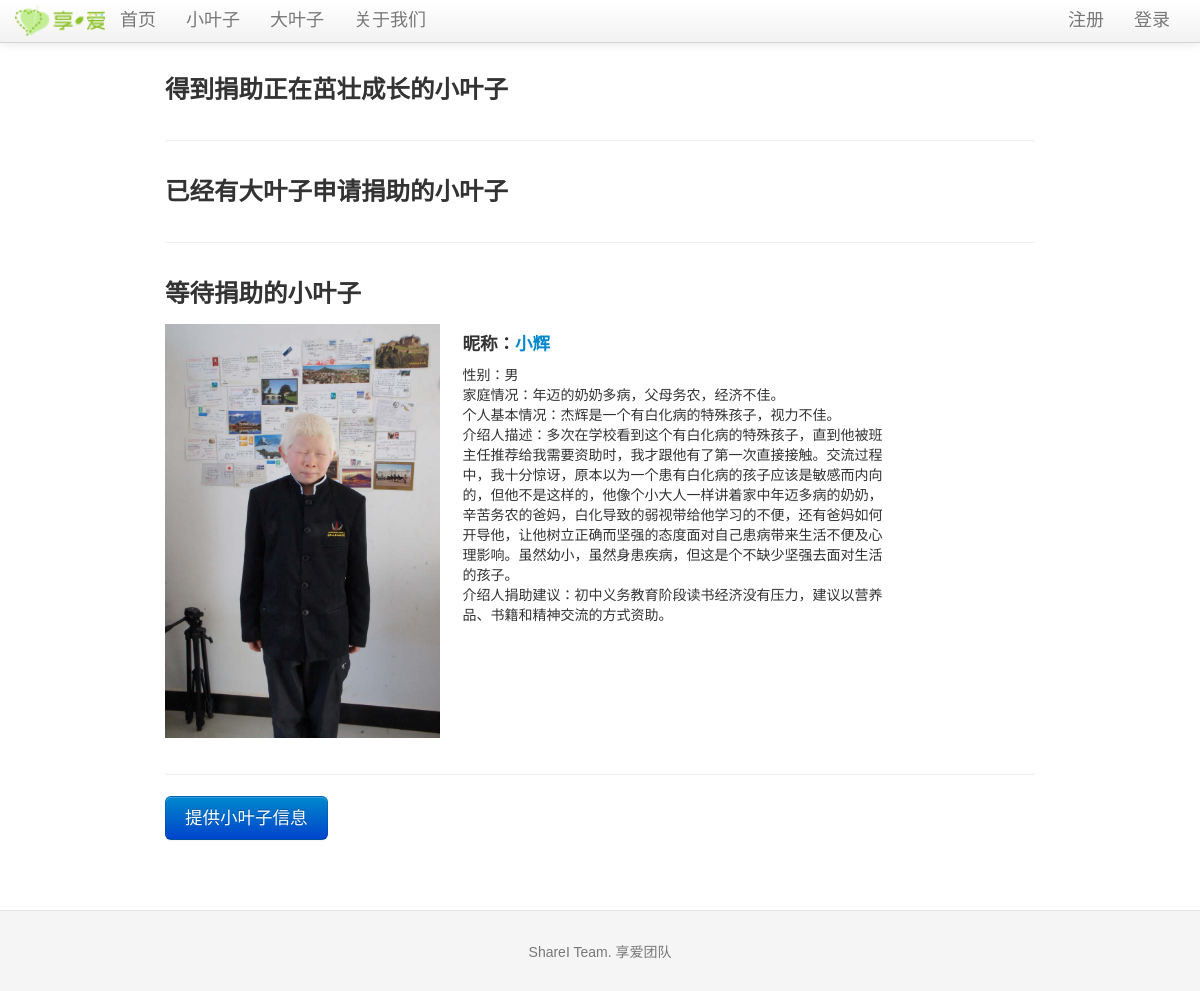
Page /littleleaf on the earlier database version.
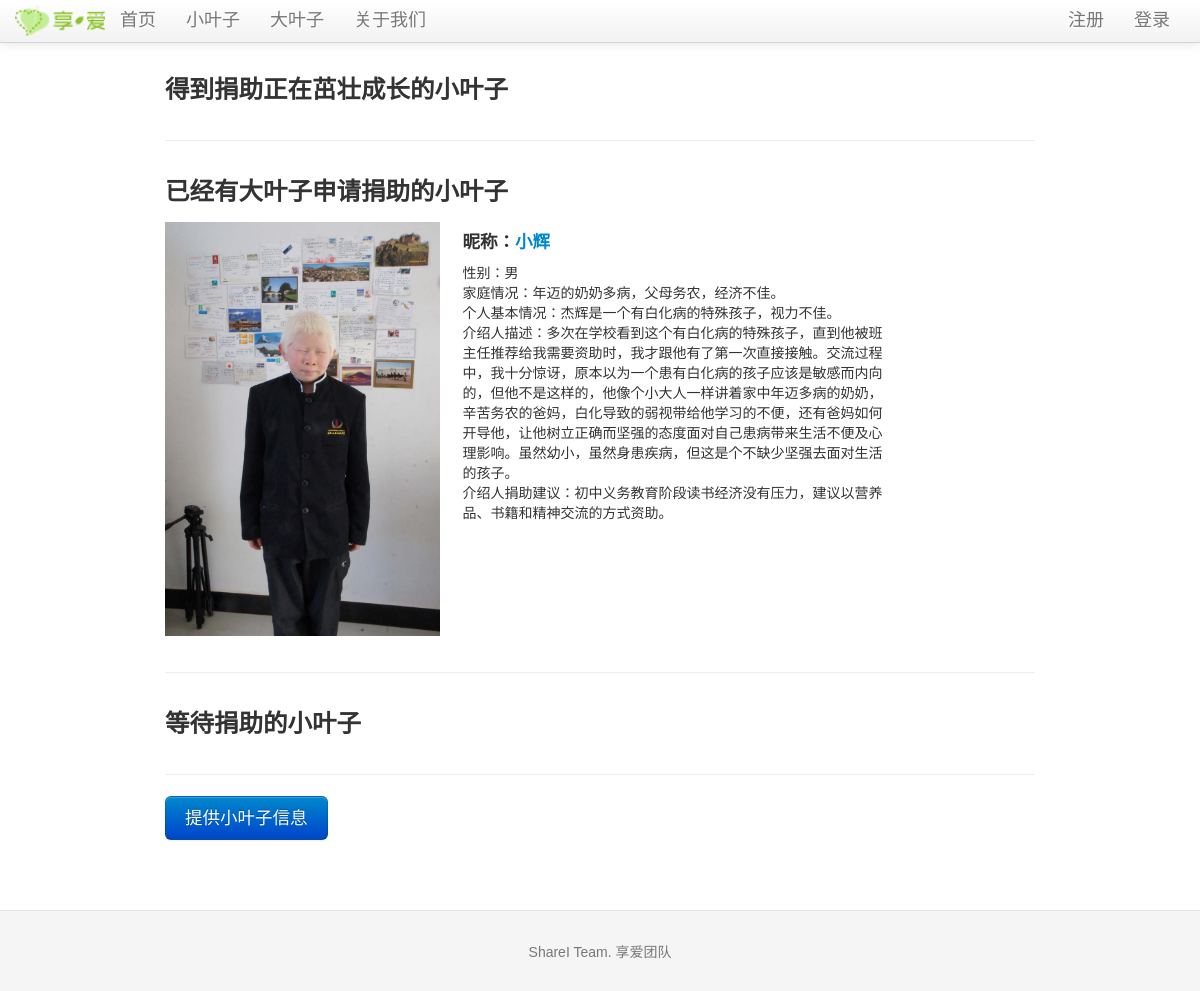
Same page on the later database version.
### tables this page shows
CREATE TABLE lleaf (
	lleaf_id integer primary key autoincrement,
	avatar text,
	nickavatar text,
	lname text,
	lnickname text,
	gender text,
	nationality text,
	age text,
	grade text,
	bday text,
	constellation text,
	school text,
	homeaddress text,
	phone text,
	homeinfo text,
	linfo text,
	ginfo text,
	gadvice text,
	gname text,
	gschool text,
	gbackground text,
	ginfosource text,
	grr text,
	gweibo text,
	gkaixin text,
	status integer not null,
	createtime TIMESTAMP default (datetime('now', 'localtime'))
);

### sharei.py (the view)
@app.route('/littleleaf')
def show_littleleafs():
    littleleafs = query_db('''select * from lleaf''')
    error = None
    if littleleafs is None:
        error = 'No little leaf now'
        return render_template('littleleaf.html', error=error)
    else:
        return render_template('littleleaf.html', error=error, littleleafs = littleleafs)

### sharei.py (called while the page is built)
def get_db():
    top = _app_ctx_stack.top
    if not hasattr(top, 'sqlite_db'):
        top.sqlite_db = sqlite3.connect(app.config['DATABASE'])
        top.sqlite_db.row_factory = sqlite3.Row
    return top.sqlite_db

@app.teardown_appcontext
def close_database(exception):
    top = _app_ctx_stack.top
    if hasattr(top, 'sqlite_db'):
        top.sqlite_db.close()

def query_db(query, args=(), one=False):
    cur = get_db().execute(query, args)
    rv = cur.fetchall()
    return (rv[0] if rv else None) if one else rv

@app.before_request
def before_request():
    g.bleaf = None
    if 'bleaf_id' in session:
        g.bleaf = query_db('select * from bleaf where bleaf_id = ?', [session['bleaf_id']], one=True)

### templates/littleleaf.html (shortened to what this page needs)
{% extends "layout.html" %}
{% block body %}
<div class="row-fluid">
  <h3>得到捐助正在茁壮成长的小叶子</h3>
</div>
<hr>
<div class="row-fluid">
  <h3>已经有大叶子申请捐助的小叶子</h3>
    {% for littleleaf in littleleafs %}
      {% if littleleaf.status == 2%}
       <div class="row-fluid">
        <div class="span4">
            <img src={{ littleleaf.avatar }}>
        </div>
        <div class="span6" style="text-align : left;background-color:#FFFFFF; padding-left:20">
          <h4>昵称：<a href="{{ url_for('show_littleleaf', lleaf_id=littleleaf.lleaf_id) }}" target="_blank">{{littleleaf.lnickname}}</a></h4>
          <p>性别：{{littleleaf.gender}}<br>
          家庭情况：{{littleleaf.homeinfo}}<br>
          个人基本情况：{{littleleaf.linfo}}<br>
          介绍人描述：{{littleleaf.ginfo}}<br>
          介绍人捐助建议：{{littleleaf.gadvice}}
        </div>
      </div><br>
      {% endif %}
    {% endfor %}
</div>
<hr>
<div class="row-fluid">
  <h3>等待捐助的小叶子</h3>
    {% for littleleaf in littleleafs %}
      {% if littleleaf.status == 1%}
      <div class="row-fluid">
        <div class="span4">
            <img src={{ littleleaf.avatar }}>
        </div>
        <div class="span6" style="text-align : left;background-color:#FFFFFF; padding-left:20">
          <h4>昵称：<a href="{{ url_for('show_littleleaf', lleaf_id=littleleaf.lleaf_id) }}" target="_blank">{{littleleaf.lnickname}}</a></h4>
          <p>性别：{{littleleaf.gender}}<br>
          家庭情况：{{littleleaf.homeinfo}}<br>
          个人基本情况：{{littleleaf.linfo}}<br>
          介绍人描述：{{littleleaf.ginfo}}<br>
          介绍人捐助建议：{{littleleaf.gadvice}}
        </div>
      </div><br>
      {% endif %}
    {% endfor %}
</div>
<hr>
<a href="{{ url_for('add_littleleaf') }}" class="btn btn-large btn-primary">提供小叶子信息</a>
{% endblock %}

Differences in the rows shown:
changed lleaf "小辉": moves from the list under "等待捐助的小叶子" to the list under "已经有大叶子申请捐助的小叶子"
